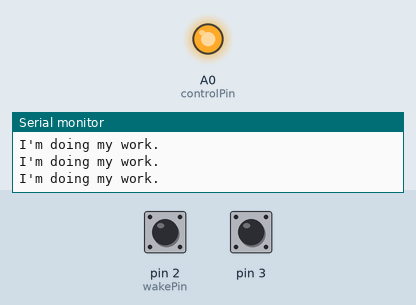
Recording of a sketch running on a simulated Arduino Uno, built with avr-gcc and run on an emulated ATmega328P. On the bench: output pins drawn as LEDs (lit = HIGH), the last lines printed to the serial monitor. Inputs (shaded band) come from the test bench; at power-on: pin 3 HIGH, pin 2 (wakePin) HIGH. Sleep ends after the set time or at an interrupt.

Above: at 1.2 s.
1.3 s: pin 3 driven LOW
At 4.1 s:
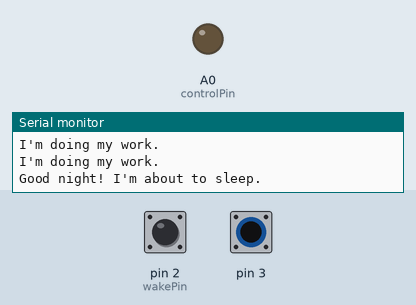
4.3 s: pin 2 (wakePin) pulled LOW for 0.15 s
5.9 s: pin 2 (wakePin) driven LOW and pin 3 driven HIGH
8.9 s: pin 3 pulsed LOW 2 times (0.12 s each, 0.3 s apart)
Timing chart, 0 to 11.9 s (numbered marks = the images above; inputs shaded):
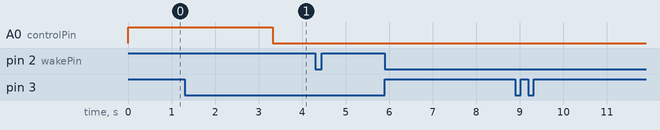

Measured:
- after the input at 1.3 s, A0 (controlPin): HIGH → LOW after 2.0 s

The sketch:

Button_Circuit_Test.ino
```cpp
/*
* Waking Arduino up and putting it to sleep using two push buttons
*/

/* ______________________________________Libraries______________________________________ */
#include <Arduino.h>
//Deep Sleep
#include <avr/sleep.h>//this AVR library contains the methods that controls the sleep modes
/* _______________________________________Macros________________________________________ */
#define sleepPin 7  // When low, Arduino goes to sleep
#define wakePin 2   // when low, wakes Arduino up, must be an interrupt pin (2 or 3 on ATMEGA328P)
#define controlPin A0

/* _____________________________Declarations_and_Variables______________________________ */
/* ______________________________________Functions______________________________________ */
// When wakePin is brought LOW this interrupt is triggered FIRST (even in PWR_DOWN sleep)
void sleepISR() {
  sleep_disable(); //Prevent sleep mode, so we don't enter it again, except deliberately, by code
  detachInterrupt(digitalPinToInterrupt(wakePin)); //Detach the interrupt that brought us out of sleep
  Serial.println("I'm awake now");
}
void putToSleep() {
  digitalWrite(controlPin, LOW);
  //Disable the ADC (Analog to digital converter, pins A0 [14] to A5 [19]) as these take up power
  static byte prevADCSRA = ADCSRA;
  ADCSRA = 0;
  /*
  Set the type of sleep mode we want. Can be one of (in order of power saving):
  SLEEP_MODE_IDLE (Timer 0 will wake up every millisecond to keep millis running)
  SLEEP_MODE_ADC
  SLEEP_MODE_PWR_SAVE (TIMER 2 keeps running)
  SLEEP_MODE_EXT_STANDBY
  SLEEP_MODE_STANDBY (Oscillator keeps running, makes for faster wake-up)
  SLEEP_MODE_PWR_DOWN (Deep sleep) = Lowest Power Consumption
  */
  set_sleep_mode (SLEEP_MODE_PWR_DOWN);
  sleep_enable();
  /*
  Turn off Brown Out Detection (low voltage)
  What is it? A “brown out” of a microcontroller is a partial and temporary reduction in the
  power supply voltage below the level required for reliable operation.
  Many microcontrollers have a protection circuit which detects when the supply voltage goes below
  this level and puts the device into a reset state to ensure proper startup when power returns.
  Brown Out Detection takes too much power so it is better to just disable it.
  Note: Microchip state: BODS and BODSE only available for picoPower devices ATmega48PA/88PA/168PA/328P
  BODS must be set to one and BODSE must be set to zero within four clock cycles. This sets the MCU Control Register (MCUCR).
  Imp: The BODS bit is automatically cleared after three clock cycles.
  */
  MCUCR = bit (BODS) | bit (BODSE);
  MCUCR = bit (BODS);
  /*
  Ensure we can wake up again by first disabling interupts (temporarily) so
  the wakeISR does not run before we are asleep and then prevent interrupts,
  and then defining the ISR (Interrupt Service Routine) to run when poked awake
  */
  noInterrupts();
  attachInterrupt(digitalPinToInterrupt(wakePin), sleepISR, LOW);
  Serial.println("Good night! I'm about to sleep."); // Send a message just to show we are about to sleep
  Serial.flush();
  interrupts(); // Allow interrupts now
  sleep_cpu(); // And enter sleep mode as set above
}

/* ________________________________________Setup________________________________________ */
void setup() {
  Serial.begin(9600);
  Serial.println("Inside Setup");
  // Keep pins high until we ground them
  pinMode(sleepPin, INPUT_PULLUP);
  pinMode(wakePin, INPUT_PULLUP);
  pinMode(controlPin, OUTPUT);
  digitalWrite(controlPin, HIGH);
}
/* ________________________________________Loop_________________________________________ */
void loop() {
  Serial.println("I'm doing my work.");
  if(digitalRead(3) == LOW) {
    delay(2000);
    putToSleep();
  }
}
```
